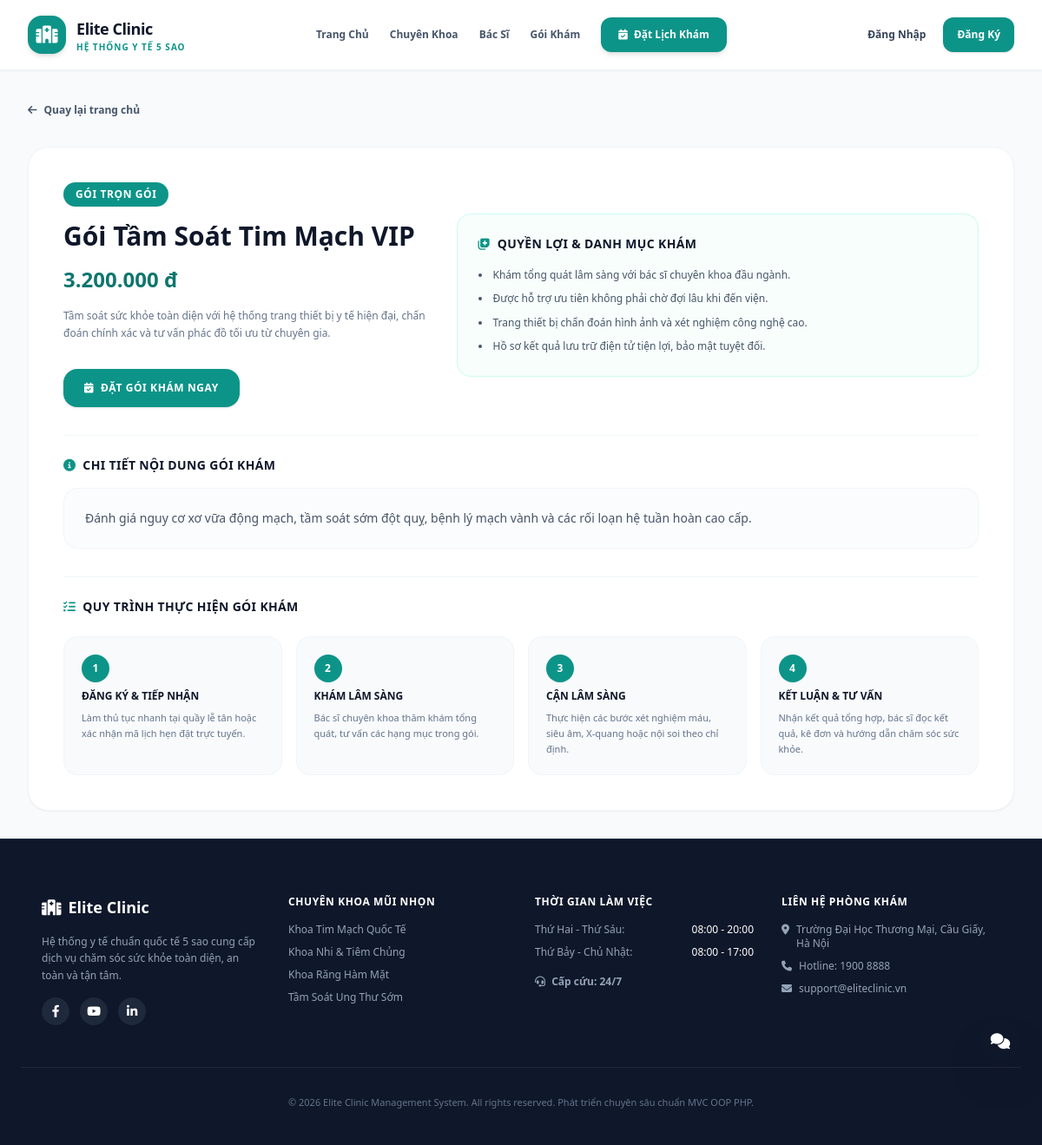
The page /index.php?act=chi-tiet-goi-kham&id=2 on the database its author committed.
### tables this page shows
CREATE TABLE goi_kham (
    ma_goi_kham INT AUTO_INCREMENT PRIMARY KEY,
    ten_goi VARCHAR(100) NOT NULL,
    ma_chuyen_khoa INT NULL,
    mo_ta TEXT NULL,
    gia DECIMAL(12,2) NOT NULL,
    thoi_gian_du_kien INT NULL,
    hinh_anh VARCHAR(255) NULL,
    trang_thai ENUM('dang_hoat_dong', 'ngung_hoat_dong') DEFAULT 'dang_hoat_dong',
    ngay_tao TIMESTAMP DEFAULT CURRENT_TIMESTAMP,

    FOREIGN KEY (ma_chuyen_khoa) REFERENCES chuyen_khoa(ma_chuyen_khoa)
);

### controllers/BenhNhanController.php (called while the page is built, shortened)
<?php
require_once __DIR__ . '/../config/Database.php';
require_once __DIR__ . '/../models/GoiKham.php';
class BenhNhanController
{
    private $db;
    public function __construct()
    {
        $database = new Database();
        $this->db = $database->getConnection();
    }
    public function chiTietGoiKham()
    {
        $id = filter_input(INPUT_GET, 'id', FILTER_VALIDATE_INT);
        $goiKhamModel = new GoiKham($this->db);
        $chiTiet = $goiKhamModel->getGoiKhamById($id);
        require_once __DIR__ . '/../views/chi_tiet_goi_kham.php';
    }
}

### config/Database.php (called while the page is built)
<?php
class Database {
    private $host = "127.0.0.1";
    private $db_name = "quanlyphongkham";
    private $username = "root";
    private $password = "";
    private $port = "3307";
    public function getConnection(): PDO {
        $dsn = "mysql:host={$this->host};port={$this->port};dbname={$this->db_name};charset=utf8mb4";
        try {
            $conn = new PDO($dsn, $this->username, $this->password, [
                PDO::ATTR_ERRMODE => PDO::ERRMODE_EXCEPTION,
                PDO::ATTR_DEFAULT_FETCH_MODE => PDO::FETCH_ASSOC,
                PDO::ATTR_EMULATE_PREPARES => false
            ]);
            return $conn;
        } catch (PDOException $e) {
            throw new RuntimeException(
                "Không thể kết nối cơ sở dữ liệu: " . $e->getMessage(),
                0,
                $e
            );
        }
    }
}

### models/GoiKham.php (called while the page is built, shortened)
<?php
class GoiKham {
    private $conn;
    public function __construct($db) {
        $this->conn = $db;
    }
    public function getGoiKhamById($id) {
        $sql = "SELECT gk.*, ck.ten_chuyen_khoa
                FROM goi_kham gk
                LEFT JOIN chuyen_khoa ck
                ON ck.ma_chuyen_khoa = gk.ma_chuyen_khoa
                WHERE gk.ma_goi_kham = :id
                LIMIT 1";
        $stmt = $this->conn->prepare($sql);
        $stmt->execute([':id' => $id]);
        return $stmt->fetch(PDO::FETCH_ASSOC);
    }
}

### views/chi_tiet_goi_kham.php (the view)
<?php
require_once 'views/header.php';
$tenGoi = $chiTiet['ten_goi_kham'] ?? $chiTiet['ten_goi'] ?? $chiTiet['tieu_de'] ?? 'Gói khám dịch vụ';
?>
<main class="max-w-7xl mx-auto px-4 sm:px-6 lg:px-8 py-8 space-y-8">
    <div>
        <a href="index.php?act=home" class="inline-flex items-center space-x-2 text-xs font-bold text-slate-600 hover:text-brand-600 transition">
            <i class="fa-solid fa-arrow-left"></i>
            <span>Quay lại trang chủ</span>
        </a>
    </div>
    <?php if (!empty($chiTiet)): ?>
        <div class="bg-white p-8 md:p-10 rounded-3xl border border-slate-100 shadow-sm space-y-8">
            <div class="grid grid-cols-1 lg:grid-cols-12 gap-8 items-center">
                <div class="lg:col-span-5 space-y-4">
                    <span class="bg-brand-600 text-white text-xs font-bold px-3.5 py-1.5 rounded-full uppercase tracking-wider inline-block shadow-sm">Gói Trọn Gói</span>
                    <h1 class="text-2xl md:text-3xl font-extrabold text-slate-900"><?= htmlspecialchars($tenGoi); ?></h1>
                    <div class="text-xl md:text-2xl font-extrabold text-brand-700">
                        <?= number_format($chiTiet['gia'] ?? 0, 0, ',', '.'); ?> đ
                    </div>
                    <p class="text-xs text-slate-500 leading-relaxed">
                        Tầm soát sức khỏe toàn diện với hệ thống trang thiết bị y tế hiện đại, chẩn đoán chính xác và tư vấn phác đồ tối ưu từ chuyên gia.
                    </p>
                    <div class="pt-4 flex flex-wrap gap-4">
                        <a href="index.php?act=chon-loai-lich" class="inline-flex items-center space-x-2 bg-brand-600 hover:bg-brand-700 text-white font-bold text-xs px-6 py-3.5 rounded-2xl shadow transition uppercase tracking-wider">
                            <i class="fa-solid fa-calendar-check"></i>
                            <span>Đặt Gói Khám Ngay</span>
                        </a>
                    </div>
                </div>
                <div class="lg:col-span-7 bg-brand-50/50 p-6 rounded-2xl border border-brand-100 space-y-4">
                    <h3 class="font-bold text-slate-900 text-sm uppercase tracking-wide flex items-center space-x-2">
                        <i class="fa-solid fa-notes-medical text-brand-600"></i>
                        <span>Quyền Lợi & Danh Mục Khám</span>
                    </h3>
                    <ul class="space-y-2 text-xs text-slate-600 list-disc list-inside leading-relaxed">
                        <li>Khám tổng quát lâm sàng với bác sĩ chuyên khoa đầu ngành.</li>
                        <li>Được hỗ trợ ưu tiên không phải chờ đợi lâu khi đến viện.</li>
                        <li>Trang thiết bị chẩn đoán hình ảnh và xét nghiệm công nghệ cao.</li>
                        <li>Hồ sơ kết quả lưu trữ điện tử tiện lợi, bảo mật tuyệt đối.</li>
                    </ul>
                </div>
            </div>
            <div class="pt-6 border-t border-slate-100 space-y-4">
                <h3 class="font-bold text-slate-900 text-sm uppercase tracking-wide flex items-center space-x-2">
                    <i class="fa-solid fa-circle-info text-brand-600"></i>
                    <span>Chi Tiết Nội Dung Gói Khám</span>
                </h3>
                <div class="text-xs md:text-sm text-slate-600 leading-relaxed space-y-3 bg-slate-50/60 p-6 rounded-2xl border border-slate-100">
                    <?= nl2br(htmlspecialchars($chiTiet['mo_ta'] ?? 'Chưa có thông tin mô tả chi tiết cho gói khám này.')); ?>
                </div>
            </div>
            <div class="pt-6 border-t border-slate-100 space-y-6">
                <h3 class="font-bold text-slate-900 text-sm uppercase tracking-wide flex items-center space-x-2">
                    <i class="fa-solid fa-list-check text-brand-600"></i>
                    <span>Quy Trình Thực Hiện Gói Khám</span>
                </h3>
                <div class="grid grid-cols-1 md:grid-cols-4 gap-4">
                    <div class="bg-slate-50 p-5 rounded-2xl border border-slate-100 space-y-2 relative">
                        <span class="w-8 h-8 rounded-full bg-brand-600 text-white font-bold text-xs flex items-center justify-center shadow-sm">1</span>
                        <h4 class="font-bold text-slate-900 text-xs uppercase">Đăng Ký & Tiếp Nhận</h4>
                        <p class="text-[11px] text-slate-500 leading-relaxed">Làm thủ tục nhanh tại quầy lễ tân hoặc xác nhận mã lịch hẹn đặt trực tuyến.</p>
                    </div>
                    <div class="bg-slate-50 p-5 rounded-2xl border border-slate-100 space-y-2 relative">
                        <span class="w-8 h-8 rounded-full bg-brand-600 text-white font-bold text-xs flex items-center justify-center shadow-sm">2</span>
                        <h4 class="font-bold text-slate-900 text-xs uppercase">Khám Lâm Sàng</h4>
                        <p class="text-[11px] text-slate-500 leading-relaxed">Bác sĩ chuyên khoa thăm khám tổng quát, tư vấn các hạng mục trong gói.</p>
                    </div>
                    <div class="bg-slate-50 p-5 rounded-2xl border border-slate-100 space-y-2 relative">
                        <span class="w-8 h-8 rounded-full bg-brand-600 text-white font-bold text-xs flex items-center justify-center shadow-sm">3</span>
                        <h4 class="font-bold text-slate-900 text-xs uppercase">Cận Lâm Sàng</h4>
                        <p class="text-[11px] text-slate-500 leading-relaxed">Thực hiện các bước xét nghiệm máu, siêu âm, X-quang hoặc nội soi theo chỉ định.</p>
                    </div>
                    <div class="bg-slate-50 p-5 rounded-2xl border border-slate-100 space-y-2 relative">
                        <span class="w-8 h-8 rounded-full bg-brand-600 text-white font-bold text-xs flex items-center justify-center shadow-sm">4</span>
                        <h4 class="font-bold text-slate-900 text-xs uppercase">Kết Luận & Tư Vấn</h4>
                        <p class="text-[11px] text-slate-500 leading-relaxed">Nhận kết quả tổng hợp, bác sĩ đọc kết quả, kê đơn và hướng dẫn chăm sóc sức khỏe.</p>
                    </div>
                </div>
            </div>
        </div>
    <?php else: ?>
        <div class="bg-white p-8 rounded-3xl text-center text-slate-400 italic text-xs">Không tìm thấy thông tin gói khám.</div>
    <?php endif; ?>
</main>
<?php
require_once 'views/footer.php';
?>

### views/header.php (style rules this page uses)
html { scroll-behavior: smooth; }

### rows shown on the page
goi_kham: ten_goi "Gói Tầm Soát Tim Mạch VIP", gia "3.200.000", mo_ta "Đánh giá nguy cơ xơ vữa động mạch, tầm soát sớm đột quỵ, bệnh lý mạch vành và các rối loạn hệ tuần hoàn cao cấp."
